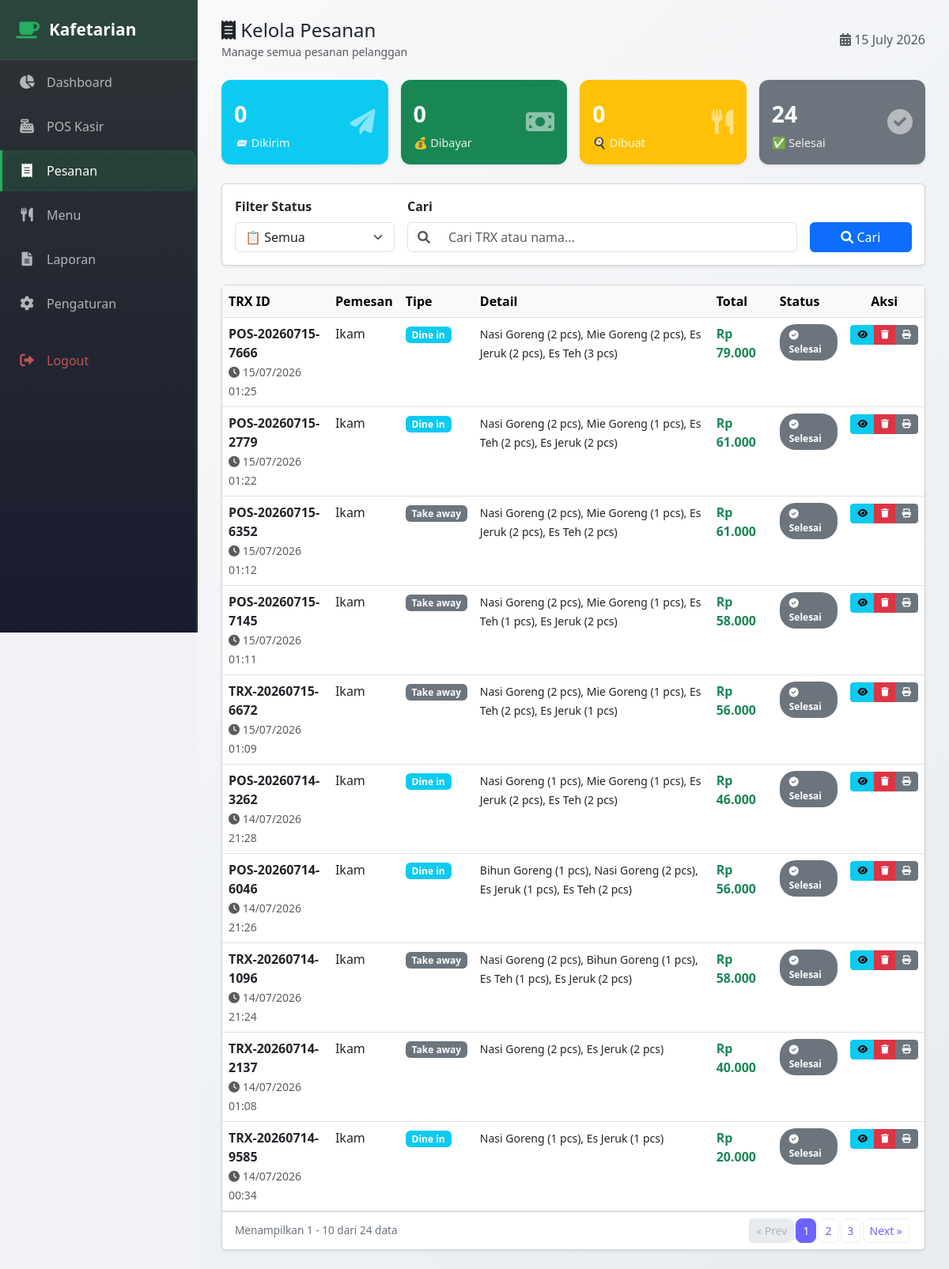
The page /admin/kelola_pesanan.php (signed in) on the database its author committed.
### tables this page shows
CREATE TABLE `pesanan` (
  `id` int(11) NOT NULL,
  `trx_id` varchar(20) NOT NULL,
  `nama_pemesan` varchar(100) NOT NULL,
  `tipe` enum('dine-in','take-away') NOT NULL,
  `total_harga` decimal(10,2) NOT NULL,
  `status` enum('dikirim','dibayar','dibuat','selesai') DEFAULT 'dikirim',
  `created_at` timestamp NOT NULL DEFAULT current_timestamp()
);

### config/database.php (called while the page is built, shortened)
<?php
$host = 'localhost';
$dbname = 'kafetarian';
$username = 'root';
$password = '';
try {
    $pdo = new PDO("mysql:host=$host;dbname=$dbname", $username, $password);
    $pdo->setAttribute(PDO::ATTR_ERRMODE, PDO::ERRMODE_EXCEPTION);
} catch(PDOException $e) {
    die("Koneksi gagal: " . $e->getMessage());
}
try {
    $stmt = $pdo->query("SELECT COUNT(*) as total FROM users WHERE password_hash IS NULL OR password_hash = ''");
} catch(PDOException $e) {
}
?>

### admin/kelola_pesanan.php (the view, shortened to what this page needs)
<?php
require_once '../config/database.php';
$filter = $_GET['filter'] ?? 'semua';
$search = $_GET['search'] ?? '';
$page = isset($_GET['page']) ? (int)$_GET['page'] : 1;
$limit = 10;
$offset = ($page - 1) * $limit;
$countQuery = "
    SELECT COUNT(DISTINCT p.id) as total
    FROM pesanan p
    LEFT JOIN detail_pesanan d ON p.id = d.pesanan_id
    LEFT JOIN menu m ON d.menu_id = m.id
";
$countParams = [];
$stmt = $pdo->prepare($countQuery);
$stmt->execute($countParams);
$totalData = $stmt->fetch()['total'];
$totalPages = ceil($totalData / $limit);
$query = "
    SELECT p.*,
           GROUP_CONCAT(CONCAT(m.nama, ' (', d.jumlah, ' pcs)') SEPARATOR ', ') as detail
    FROM pesanan p
    LEFT JOIN detail_pesanan d ON p.id = d.pesanan_id
    LEFT JOIN menu m ON d.menu_id = m.id
";
$params = [];
$query .= " GROUP BY p.id ORDER BY p.created_at DESC LIMIT " . (int)$limit . " OFFSET " . (int)$offset;
$stmt = $pdo->prepare($query);
$stmt->execute($params);
$pesanan = $stmt->fetchAll(PDO::FETCH_ASSOC);
$statusCount = [];
$statuses = ['dikirim', 'dibayar', 'dibuat', 'selesai'];
foreach ($statuses as $s) {
    $stmt = $pdo->prepare("SELECT COUNT(*) as total FROM pesanan WHERE status = ?");
    $stmt->execute([$s]);
    $statusCount[$s] = $stmt->fetch()['total'] ?? 0;
}
$statusLabels = [
    'dikirim' => ['label' => 'Dikirim', 'badge' => 'info', 'icon' => 'fa-paper-plane'],
    'dibayar' => ['label' => 'Dibayar', 'badge' => 'success', 'icon' => 'fa-money-bill'],
    'dibuat' => ['label' => 'Dibuat', 'badge' => 'warning', 'icon' => 'fa-utensils'],
    'selesai' => ['label' => 'Selesai', 'badge' => 'secondary', 'icon' => 'fa-check-circle']
];
function generatePagination($currentPage, $totalPages, $filter, $search) {
    $html = '<ul class="pagination pagination-sm justify-content-center mb-0">';
    if ($currentPage > 1) {
        $html .= '<li class="page-item"><a class="page-link" href="?page=' . ($currentPage - 1) . '&filter=' . $filter . '&search=' . urlencode($search) . '">&laquo; Prev</a></li>';
    } else {
        $html .= '<li class="page-item disabled"><span class="page-link">&laquo; Prev</span></li>';
    }
    $startPage = max(1, $currentPage - 2);
    $endPage = min($totalPages, $currentPage + 2);
    for ($i = $startPage; $i <= $endPage; $i++) {
        if ($i == $currentPage) {
            $html .= '<li class="page-item active"><span class="page-link">' . $i . '</span></li>';
        } else {
            $html .= '<li class="page-item"><a class="page-link" href="?page=' . $i . '&filter=' . $filter . '&search=' . urlencode($search) . '">' . $i . '</a></li>';
        }
    }
    if ($currentPage < $totalPages) {
        $html .= '<li class="page-item"><a class="page-link" href="?page=' . ($currentPage + 1) . '&filter=' . $filter . '&search=' . urlencode($search) . '">Next &raquo;</a></li>';
    } else {
        $html .= '<li class="page-item disabled"><span class="page-link">Next &raquo;</span></li>';
    }
    $html .= '</ul>';
    return $html;
}
?>
<!DOCTYPE html>
<html lang="id">
<head>
    <link href="https://cdn.jsdelivr.net/npm/bootstrap@5.3.0/dist/css/bootstrap.min.css" rel="stylesheet">
    <link rel="stylesheet" href="https://cdnjs.cloudflare.com/ajax/libs/font-awesome/6.0.0/css/all.min.css">
</head>
<body>
    <?php include 'sidebar.php'; ?>
    <div class="main-wrapper">
        <div class="d-flex justify-content-between align-items-center mb-4">
            <div>
                <h4 class="mb-0"><i class="fas fa-receipt"></i> Kelola Pesanan</h4>
                <small class="text-muted">Manage semua pesanan pelanggan</small>
            </div>
            <div><span class="text-muted"><i class="fas fa-calendar-alt"></i> <?php echo date('d F Y'); ?></span></div>
        </div>
        <div class="row g-3 mb-4">
            <div class="col-md-3">
                <div class="card stats-card shadow-sm bg-info text-white">
                    <div class="card-body">
                        <div class="d-flex justify-content-between align-items-center">
                            <div><div class="number"><?php echo $statusCount['dikirim'] ?? 0; ?></div><div class="label">📨 Dikirim</div></div>
                            <i class="fas fa-paper-plane" style="font-size: 2rem; opacity: 0.5;"></i>
                        </div>
                    </div>
                </div>
            </div>
            <div class="col-md-3">
                <div class="card stats-card shadow-sm bg-success text-white">
                    <div class="card-body">
                        <div class="d-flex justify-content-between align-items-center">
                            <div><div class="number"><?php echo $statusCount['dibayar'] ?? 0; ?></div><div class="label">💰 Dibayar</div></div>
                            <i class="fas fa-money-bill" style="font-size: 2rem; opacity: 0.5;"></i>
                        </div>
                    </div>
                </div>
            </div>
            <div class="col-md-3">
                <div class="card stats-card shadow-sm bg-warning text-white">
                    <div class="card-body">
                        <div class="d-flex justify-content-between align-items-center">
                            <div><div class="number"><?php echo $statusCount['dibuat'] ?? 0; ?></div><div class="label">🍳 Dibuat</div></div>
                            <i class="fas fa-utensils" style="font-size: 2rem; opacity: 0.5;"></i>
                        </div>
                    </div>
                </div>
            </div>
            <div class="col-md-3">
                <div class="card stats-card shadow-sm bg-secondary text-white">
                    <div class="card-body">
                        <div class="d-flex justify-content-between align-items-center">
                            <div><div class="number"><?php echo $statusCount['selesai'] ?? 0; ?></div><div class="label">✅ Selesai</div></div>
                            <i class="fas fa-check-circle" style="font-size: 2rem; opacity: 0.5;"></i>
                        </div>
                    </div>
                </div>
            </div>
        </div>
        <div class="card shadow-sm mb-4">
            <div class="card-body">
                <form method="GET" class="row g-3">
                    <div class="col-md-3">
                        <label class="form-label fw-semibold">Filter Status</label>
                        <select name="filter" class="form-select" onchange="this.form.submit()">
                            <option value="semua" <?php echo $filter == 'semua' ? 'selected' : ''; ?>>📋 Semua</option>
                        </select>
                    </div>
                    <div class="col-md-7">
                        <label class="form-label fw-semibold">Cari</label>
                        <div class="input-group">
                            <span class="input-group-text bg-white border-end-0">
                                <i class="fas fa-search text-muted"></i>
                            </span>
                            <input type="text" name="search" class="form-control border-start-0"
                                   placeholder="Cari TRX atau nama..."
                                   value="<?php echo htmlspecialchars($search); ?>">
                        </div>
                    </div>
                    <div class="col-md-2 d-flex align-items-end">
                        <button type="submit" class="btn btn-primary w-100">
                            <i class="fas fa-search"></i> Cari
                        </button>
                    </div>
                </form>
            </div>
        </div>
        <?php if (empty($pesanan)): ?>
            <div class="text-center py-5">
                <i class="fas fa-inbox" style="font-size: 4rem; color: #ccc;"></i>
                <p class="text-muted mt-3">Tidak ada pesanan</p>
            </div>
        <?php else: ?>
            <div class="card shadow-sm">
                <div class="card-body p-0">
                    <div class="table-responsive">
                        <table class="table table-hover mb-0">
                            <thead class="table-light">
                                <tr>
                                    <th>TRX ID</th>
                                    <th>Pemesan</th>
                                    <th>Tipe</th>
                                    <th>Detail</th>
                                    <th>Total</th>
                                    <th>Status</th>
                                    <th class="text-center">Aksi</th>
                                </tr>
                            </thead>
                            <tbody>
                                <?php foreach ($pesanan as $p):
                                    $statusInfo = $statusLabels[$p['status']] ?? $statusLabels['dikirim'];
                                ?>
                                    <tr>
                                        <td>
                                            <strong><?php echo htmlspecialchars($p['trx_id']); ?></strong>
                                            <br>
                                            <small class="text-muted">
                                                <i class="fas fa-clock"></i>
                                                <?php echo date('d/m/Y H:i', strtotime($p['created_at'])); ?>
                                            </small>
                                        </td>
                                        <td><?php echo htmlspecialchars($p['nama_pemesan']); ?></td>
                                        <td>
                                            <span class="badge bg-<?php echo $p['tipe'] == 'dine-in' ? 'info' : 'secondary'; ?>">
                                                <?php echo ucfirst(str_replace('-', ' ', $p['tipe'])); ?>
                                            </span>
                                        </td>
                                        <td><small><?php echo htmlspecialchars($p['detail']); ?></small></td>
                                        <td>
                                            <strong class="text-success">
                                                Rp <?php echo number_format($p['total_harga'], 0, ',', '.'); ?>
                                            </strong>
                                        </td>
                                        <td>
                                            <span class="status-badge bg-<?php echo $statusInfo['badge']; ?> text-white">
                                                <i class="fas <?php echo $statusInfo['icon']; ?>"></i>
                                                <?php echo $statusInfo['label']; ?>
                                            </span>
                                        </td>
                                        <td class="text-center">
                                            <div class="btn-group btn-group-sm" role="group">
                                                <button class="btn btn-info btn-action"
                                                        onclick="showDetail(<?php echo $p['id']; ?>)"
                                                        title="Detail">
                                                    <i class="fas fa-eye"></i>
                                                </button>
                                                <button class="btn btn-danger btn-action"
                                                        onclick="hapusPesanan(<?php echo $p['id']; ?>, '<?php echo $p['trx_id']; ?>')"
                                                        title="Hapus">
                                                    <i class="fas fa-trash"></i>
                                                </button>
                                                <button class="btn btn-secondary btn-action"
                                                        onclick="printStruk('<?php echo $p['trx_id']; ?>')"
                                                        title="Print">
                                                    <i class="fas fa-print"></i>
                                                </button>
                                            </div>
                                        </td>
                                    </tr>
                                <?php endforeach; ?>
                            </tbody>
                        </table>
                    </div>
                </div>
                <?php if ($totalPages > 1): ?>
                    <div class="card-footer bg-white d-flex justify-content-between align-items-center flex-wrap gap-2">
                        <div class="info-text">
                            Menampilkan <?php echo (($page - 1) * $limit) + 1; ?> -
                            <?php echo min($page * $limit, $totalData); ?>
                            dari <?php echo $totalData; ?> data
                        </div>
                        <?php echo generatePagination($page, $totalPages, $filter, $search); ?>
                    </div>
                <?php endif; ?>
            </div>
        <?php endif; ?>
    </div>
</body>
</html>

### admin/kelola_pesanan.php (style rules this page uses)
* { margin: 0; padding: 0; box-sizing: border-box; }
body { background: #f0f2f5; min-height: 100vh; }
.stats-card { border: none; border-radius: 12px; transition: transform 0.2s; cursor: default; }
.stats-card .number { font-size: 1.8rem; font-weight: bold; margin: 5px 0; }
.stats-card .label { font-size: 0.9rem; opacity: 0.9; }
.status-badge { padding: 5px 12px; border-radius: 20px; font-size: 0.75rem; font-weight: 600; display: inline-block; }
.btn-action { font-size: 0.7rem; padding: 3px 8px; }
.pagination .page-link { color: #6C63FF; border-radius: 8px; margin: 0 3px; border: 1px solid #e9ecef; }
.pagination .page-item.active .page-link { background: #6C63FF; border-color: #6C63FF; color: white; }
.pagination .page-item.disabled .page-link { color: #adb5bd; }
.info-text { font-size: 0.85rem; color: #6c757d; }

### rows shown on the page
pesanan: trx "POS-20260715-7666", created_at "15/07/2026 01:25", nama_pemesan "Ikam", tipe "Dine in", detail "Nasi Goreng (2 pcs), Mie Goreng (2 pcs), Es Jeruk (2 pcs), Es Teh (3 pcs)", total_harga "79.000", status "Selesai"
pesanan: trx "POS-20260715-2779", created_at "15/07/2026 01:22", nama_pemesan "Ikam", tipe "Dine in", detail "Nasi Goreng (2 pcs), Mie Goreng (1 pcs), Es Teh (2 pcs), Es Jeruk (2 pcs)", total_harga "61.000", status "Selesai"
pesanan: trx "POS-20260715-6352", created_at "15/07/2026 01:12", nama_pemesan "Ikam", tipe "Take away", detail "Nasi Goreng (2 pcs), Mie Goreng (1 pcs), Es Jeruk (2 pcs), Es Teh (2 pcs)", total_harga "61.000", status "Selesai"
pesanan: trx "POS-20260715-7145", created_at "15/07/2026 01:11", nama_pemesan "Ikam", tipe "Take away", detail "Nasi Goreng (2 pcs), Mie Goreng (1 pcs), Es Teh (1 pcs), Es Jeruk (2 pcs)", total_harga "58.000", status "Selesai"
pesanan: trx "TRX-20260715-6672", created_at "15/07/2026 01:09", nama_pemesan "Ikam", tipe "Take away", detail "Nasi Goreng (2 pcs), Mie Goreng (1 pcs), Es Teh (2 pcs), Es Jeruk (1 pcs)", total_harga "56.000", status "Selesai"
pesanan: trx "POS-20260714-3262", created_at "14/07/2026 21:28", nama_pemesan "Ikam", tipe "Dine in", detail "Nasi Goreng (1 pcs), Mie Goreng (1 pcs), Es Jeruk (2 pcs), Es Teh (2 pcs)", total_harga "46.000", status "Selesai"
pesanan: trx "POS-20260714-6046", created_at "14/07/2026 21:26", nama_pemesan "Ikam", tipe "Dine in", detail "Bihun Goreng (1 pcs), Nasi Goreng (2 pcs), Es Jeruk (1 pcs), Es Teh (2 pcs)", total_harga "56.000", status "Selesai"
pesanan: trx "TRX-20260714-1096", created_at "14/07/2026 21:24", nama_pemesan "Ikam", tipe "Take away", detail "Nasi Goreng (2 pcs), Bihun Goreng (1 pcs), Es Teh (1 pcs), Es Jeruk (2 pcs)", total_harga "58.000", status "Selesai"
pesanan: trx "TRX-20260714-2137", created_at "14/07/2026 01:08", nama_pemesan "Ikam", tipe "Take away", detail "Nasi Goreng (2 pcs), Es Jeruk (2 pcs)", total_harga "40.000", status "Selesai"
pesanan: trx "TRX-20260714-9585", created_at "14/07/2026 00:34", nama_pemesan "Ikam", tipe "Dine in", detail "Nasi Goreng (1 pcs), Es Jeruk (1 pcs)", total_harga "20.000", status "Selesai"

### other values the page prints
$namaToko "Kafetarian"
$statusCount['dikirim'] "0"
$statusCount['dibayar'] "0"
$statusCount['dibuat'] "0"
$statusCount['selesai'] "24"
min($page * $limit, $totalData) "10"
$totalData "24"
